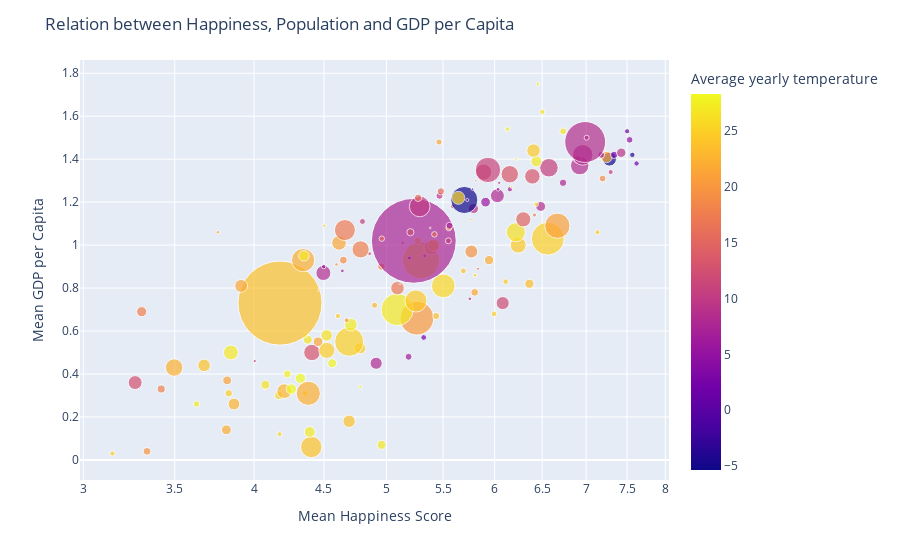

The notebook cell this image was saved under:
### Code cell
happiness_GDP(df)

### Figure 1 — Plotly figure (JSON) as saved in the notebook; plotly's stock layout.template omitted (floating-point values rounded to 4 significant figures; data arrays with more than 128 entries replaced by an {"elided": "..."} marker saying what was removed)
{"data": [{"hovertemplate": "<b>%{hovertext}</b><br><br>Mean Happiness Score=%{x}<br>Mean GDP per Capita=%{y}<br>Population=%{marker.size}<br>Average yearly temperature=%{marker.color}<extra></extra>", "hovertext": {"elided": "157 str values"}, "legendgroup": "", "marker": {"color": {"elided": "157 float values"}, "coloraxis": "coloraxis", "size": {"elided": "157 int values"}, "sizemode": "area", "sizeref": 391000.0, "symbol": "circle"}, "mode": "markers", "name": "", "orientation": "v", "showlegend": false, "type": "scatter", "x": {"elided": "157 float values"}, "xaxis": "x", "y": {"elided": "157 float values"}, "yaxis": "y"}], "layout": {"coloraxis": {"colorbar": {"title": {"text": "Average yearly temperature"}}, "colorscale": [[0, "#0d0887"], [0.1111, "#46039f"], [0.2222, "#7201a8"], [0.3333, "#9c179e"], [0.4444, "#bd3786"], [0.5556, "#d8576b"], [0.6667, "#ed7953"], [0.7778, "#fb9f3a"], [0.8889, "#fdca26"], [1, "#f0f921"]]}, "legend": {"itemsizing": "constant", "title": {"text": "Country"}, "tracegroupgap": 0}, "margin": {"t": 60}, "title": {"text": "Relation between Happiness, Population and GDP per Capita"}, "xaxis": {"anchor": "y", "domain": [0, 1], "title": {"text": "Mean Happiness Score"}, "type": "log"}, "yaxis": {"anchor": "x", "domain": [0, 1], "title": {"text": "Mean GDP per Capita"}}}}
